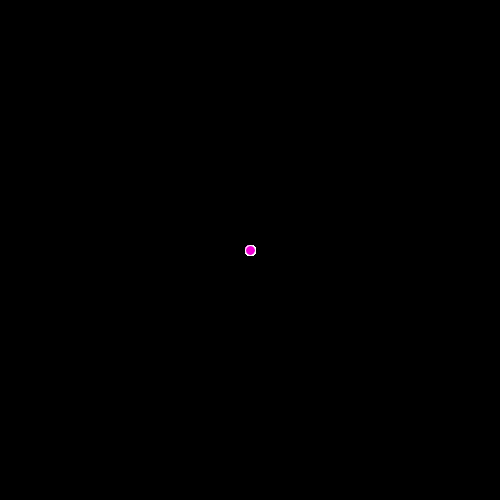
Frame 1 (no input)
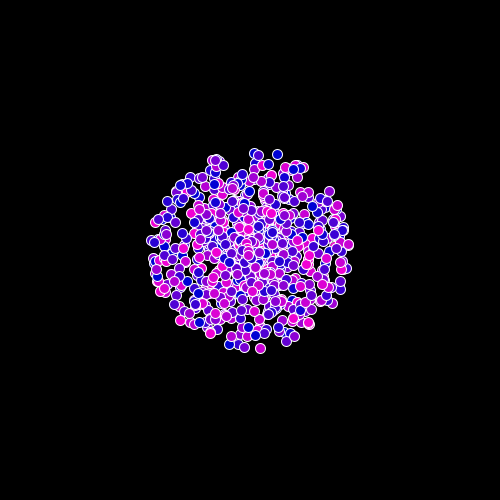
Frame 60 (the mouse pressed at the canvas centre just before this capture)
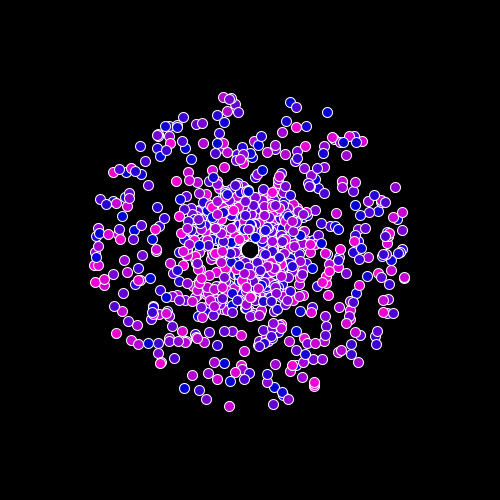
Frame 120 (the mouse held since frame 60 and released just before this capture)

The Processing sketch that drew these frames (run headless with seeded random() and noise(); from frame 60 on, the mouse is pressed at the canvas centre):

// Processing sketch: starfield
// ── starfield.pde
int oP = 1000;
int population=oP;
ArrayList<NormalParticle> stars = new ArrayList<NormalParticle>();

void setup(){
  size(500, 500);
  creation();
}

void draw(){
  background(0);
  for(int i=0; i<population; i++){
    stars.get(i).show();
    stars.get(i).move();
    if(stars.get(i).xposition>500||stars.get(i).yposition<0||stars.get(i).xposition<0||stars.get(i).yposition>500){
      stars.remove(i);
      population--;
      if(population==0)
        creation();
    }
  }
}

void creation(){
  population=oP;
  for(int i=0; i<population; i++){
    if(i==0)
      stars.add(new NormalParticle(250.0, 250.0, (int)(Math.random()*255), (int)(Math.random()*255), (int)(Math.random()*255), Math.random()*300, Math.random()*2));
    else
      stars.add(new NormalParticle(250.0, 250.0, stars.get(i-1).r+20, stars.get(i-1).g, stars.get(i-1).b, Math.random()*300, Math.random()*2));
  }
}

public class NormalParticle{
 double xposition;
 double yposition;
 int r;
 int g;
 int b;
 double angle;
 double speed;
 
 NormalParticle(double x, double y, int r, int g, int b, double angle, double speed){
   xposition=x;
   yposition=y;
   this.r=r;
   this.g=g;
   this.b=b;
   this.angle=angle;
   this.speed=speed;
   if(this.r>255)
     this.r=0;
 }
 
 void move(){
   xposition+=Math.cos(angle)*speed;
   yposition+=Math.sin(angle)*speed;
   speed-=.01;
   angle+=.01;
 }
 
 void show(){
   stroke(255);
   fill(r, g, b);
   ellipse((float)xposition, (float)yposition, 10, 10);
 }
}

interface Particle{
  
}

class OddballParticle //uses an interface
{

}

class JumboParticle //uses inheritance
{


}
